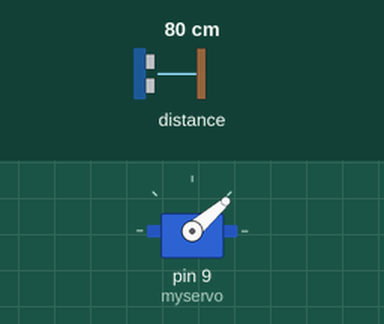
Recording of a sketch running on a simulated Arduino Uno, built with avr-gcc and run on an emulated ATmega328P. Parts: servo. Inputs (shaded band) come from the test bench; at power-on: distance to the obstacle 80 cm. The ROS host is connected and sends only what is stated.

Above: at 0.05 s.
At 1.5 s:
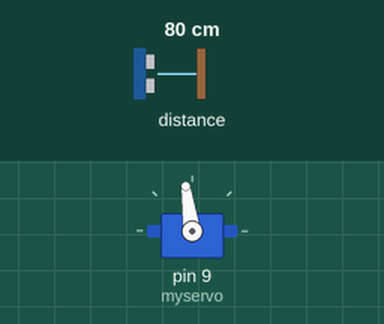
At 2.95 s:
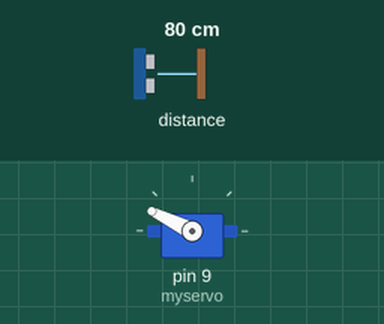
At 5.85 s:
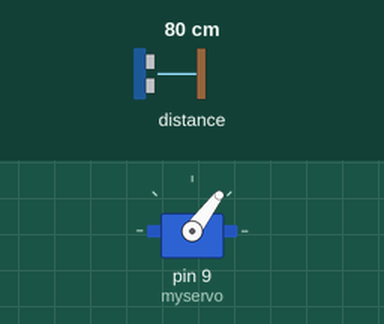
Timing chart, 0 to 8.0 s (numbered marks = the images above):
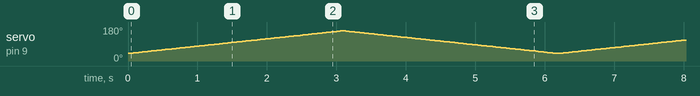

The sketch:

laser_pub_2.ino
```cpp
#include <Wire.h>
#include <ros.h>
#include <std_msgs/Int16.h>
#include <Wire.h>
#include <LIDARLite.h>
#include <Servo.h>

ros::NodeHandle  nh;

std_msgs::Int16 dist_msg;
ros::Publisher pub_dist("chatter", &dist_msg);

Servo myservo;
int pos = 0;
LIDARLite myLidarLite;

void setup()
{
  nh.initNode();
  nh.advertise(pub_dist);
  myLidarLite.begin(0, true);
  myLidarLite.configure(0);
  myservo.attach(9);
}

long publisher_timer;

void loop()
{

//  if (millis() > publisher_timer)
//  {
      for(pos = 40; pos < 160; pos += 1)
      {
        myservo.write(pos);
        dist_msg.data = myLidarLite.distance();
        pub_dist.publish(&dist_msg);
        nh.spinOnce();
        delay(15);
      }
//  publisher_timer = millis() + 10;
//  }

      for(pos = 160; pos>=40; pos-=1)
      {
        myservo.write(pos);
        dist_msg.data = myLidarLite.distance();
        pub_dist.publish(&dist_msg);
        nh.spinOnce();
        delay(15);
      }
}
```
